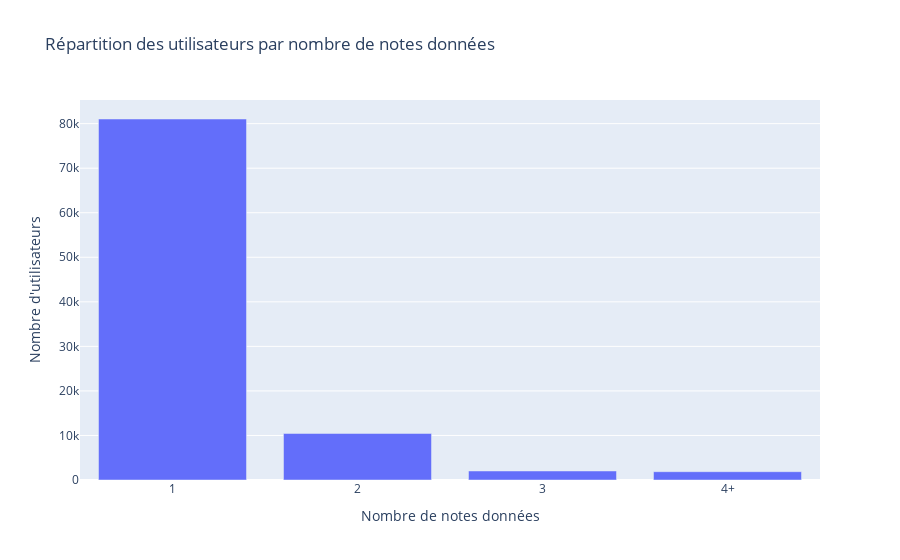

Source (notebook cell):
### Code cell
import pandas as pd
import plotly.express as px

user_review_counts = final_data.groupby('customer_unique_id')['review_score'].count().reset_index()
user_review_counts.columns = ['customer_unique_id', 'review_count']

print(user_review_counts['review_count'].max())
bins = [1, 2, 3, 4, user_review_counts['review_count'].max()]
labels = ['1', '2', '3', '4+']

user_review_counts['review_category'] = pd.cut(user_review_counts['review_count'], bins=bins, labels=labels, right=False)

review_category_counts = user_review_counts['review_category'].value_counts().sort_index().reset_index()
review_category_counts.columns = ['review_category', 'user_count']

fig = px.bar(
    review_category_counts,
    x='review_category',
    y='user_count',
    title="Répartition des utilisateurs par nombre de notes données",
    labels={'review_category': 'Nombre de notes données', 'user_count': 'Nombre d\'utilisateurs'},
)

fig.show()

### Figure 1 — Plotly figure (JSON) as saved in the notebook; plotly's stock layout.template omitted (floating-point values rounded to 4 significant figures)
{"data": [{"alignmentgroup": "True", "hovertemplate": "Nombre de notes données=%{x}<br>Nombre d'utilisateurs=%{y}<extra></extra>", "legendgroup": "", "marker": {"color": "#636efa", "pattern": {"shape": ""}}, "name": "", "offsetgroup": "", "orientation": "v", "showlegend": false, "textposition": "auto", "type": "bar", "x": ["1", "2", "3", "4+"], "xaxis": "x", "y": [81045, 10446, 2023, 1865], "yaxis": "y"}], "layout": {"barmode": "relative", "legend": {"tracegroupgap": 0}, "title": {"text": "Répartition des utilisateurs par nombre de notes données"}, "xaxis": {"anchor": "y", "domain": [0, 1], "title": {"text": "Nombre de notes données"}}, "yaxis": {"anchor": "x", "domain": [0, 1], "title": {"text": "Nombre d'utilisateurs"}}}}
